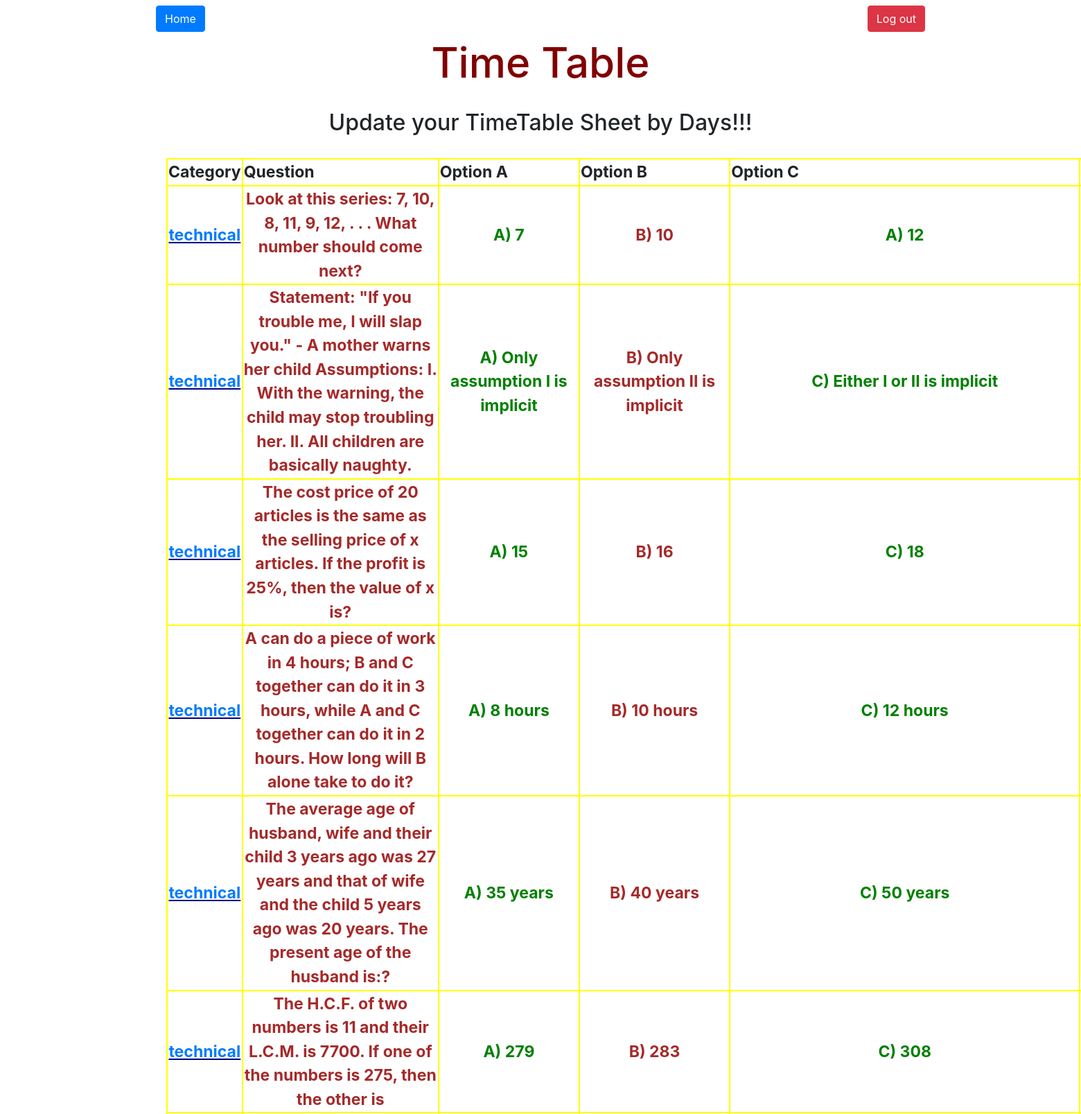
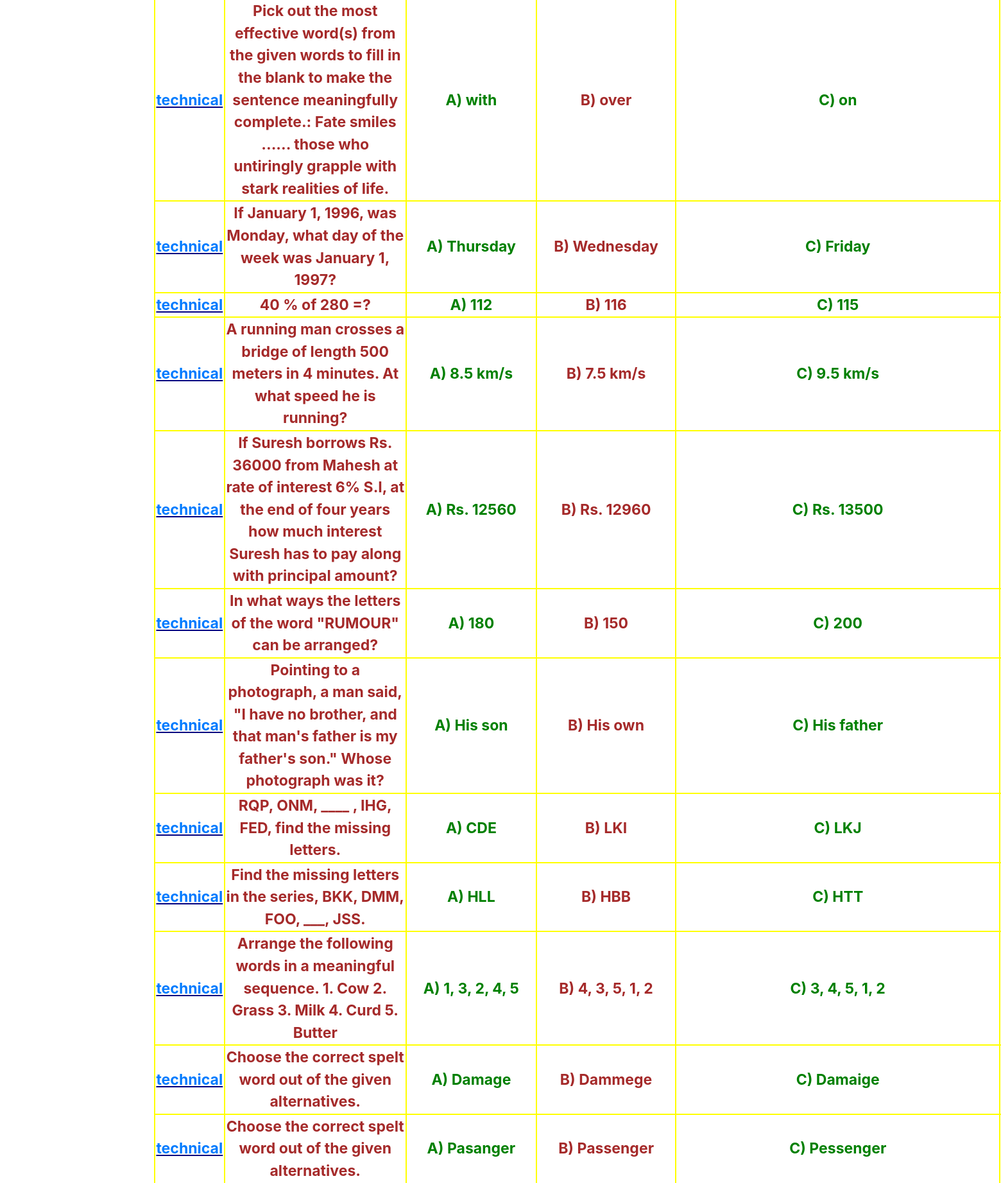
/Portal/ (signed in, upper part), run on the app's committed database (2 pictures, top to bottom).
### Portal/models.py (models this page shows, shortened)
class Questions(models.Model):
    CAT_CHOICES = (
    ('technical','Technical'),
    ('aptitude','aptitude'),
    )
    question = models.TextField(max_length = 300)
    optiona = models.TextField(max_length = 100)
    optionb = models.TextField(max_length = 100)
    optionc = models.TextField(max_length = 100)
    optiond = models.TextField(max_length = 100)
    answer = models.TextField(max_length = 100)
    category = models.CharField(max_length=20, choices = CAT_CHOICES,default='Technical')
    class Meta:
        ordering = ('-category',)

### Portal/views.py (the view)
class QuestionList(ListView):
    context_object_name = 'ques'
    model = Questions
    template_name = 'Portal/list.html'

### Portal/templates/Portal/list.html (shortened to what this page needs)
{% extends "base.html" %}
{% block content %}
<div class="container" align="center">
    <marquee><h1 style="font-size:60px;">Time Table</h1></marquee>
    <br>
    <h2>Update your TimeTable Sheet by Days!!! </h2>
    <br>
    <table border="3" cellspacing="3">
        <thead>
            <tr>
                <th>Category</th>
                <th>Question</th>
                <th>Option A</th>
                <th>Option B</th>
                <th>Option C</th>
            </tr>
        </thead>
        {% for Q in ques %}
        <tr>
            <td align="center" ><font color="#000080" ><b><u><a href="{{ q.id }}">{{Q.category}}</a></b></font></td>
            <td align="center"><font color="brown"><b>{{Q.question}}</b></font></td>
            <td align="center"><font color="green"><b>{{Q.optiona}}</b></font></td>
            <td align="center"><font color="brown"><b>{{Q.optionb}}</b></font></td>
             <td align="center"><font color="green"><b>{{Q.optionc}}</b></font></td>
        </tr>
        {% endfor %}
    </table>
</div>
{% endblock %}

### Portal/templates/Portal/list.html (style rules this page uses)
table, th, td { border: 2px solid yellow;font-size:120%; }
h1 { color: #800000; }

### data on the page
Questions: category "technical", question "Look at this series: 7, 10, 8, 11, 9, 12, . . . What number should come next?", optiona "A) 7", optionb "B) 10", optionc "A) 12"
Questions: category "technical", question "Statement: \"If you trouble me, I will slap you.\" - A mother warns her child Assumptions: I. With the warning, the child may stop troubling her. II. All children are basically naughty.", optiona "A) Only assumption I is implicit", optionb "B) Only assumption II is implicit", optionc "C) Either I or II is implicit"
Questions: category "technical", question "The cost price of 20 articles is the same as the selling price of x articles. If the profit is 25%, then the value of x is?", optiona "A) 15", optionb "B) 16", optionc "C) 18"
Questions: category "technical", question "A can do a piece of work in 4 hours; B and C together can do it in 3 hours, while A and C together can do it in 2 hours. How long will B alone take to do it?", optiona "A) 8 hours", optionb "B) 10 hours", optionc "C) 12 hours"
Questions: category "technical", question "The average age of husband, wife and their child 3 years ago was 27 years and that of wife and the child 5 years ago was 20 years. The present age of the husband is:?", optiona "A) 35 years", optionb "B) 40 years", optionc "C) 50 years"
Questions: category "technical", question "The H.C.F. of two numbers is 11 and their L.C.M. is 7700. If one of the numbers is 275, then the other is", optiona "A) 279", optionb "B) 283", optionc "C) 308"
Questions: category "technical", question "Pick out the most effective word(s) from the given words to fill in the blank to make the sentence meaningfully complete.: Fate smiles ...... those who untiringly grapple with stark realities of life.", optiona "A) with", optionb "B) over", optionc "C) on"
Questions: category "technical", question "If January 1, 1996, was Monday, what day of the week was January 1, 1997?", optiona "A) Thursday", optionb "B) Wednesday", optionc "C) Friday"
Questions: category "technical", question "40 % of 280 =?", optiona "A) 112", optionb "B) 116", optionc "C) 115"
Questions: category "technical", question "A running man crosses a bridge of length 500 meters in 4 minutes. At what speed he is running?", optiona "A) 8.5 km/s", optionb "B) 7.5 km/s", optionc "C) 9.5 km/s"
Questions: category "technical", question "If Suresh borrows Rs. 36000 from Mahesh at rate of interest 6% S.I, at the end of four years how much interest Suresh has to pay along with principal amount?", optiona "A) Rs. 12560", optionb "B) Rs. 12960", optionc "C) Rs. 13500"
Questions: category "technical", question "In what ways the letters of the word \"RUMOUR\" can be arranged?", optiona "A) 180", optionb "B) 150", optionc "C) 200"
Questions: category "technical", question "Pointing to a photograph, a man said, \"I have no brother, and that man's father is my father's son.\" Whose photograph was it?", optiona "A) His son", optionb "B) His own", optionc "C) His father"
Questions: category "technical", question "RQP, ONM, ____ , IHG, FED, find the missing letters.", optiona "A) CDE", optionb "B) LKI", optionc "C) LKJ"
Questions: category "technical", question "Find the missing letters in the series, BKK, DMM, FOO, ___, JSS.", optiona "A) HLL", optionb "B) HBB", optionc "C) HTT"
Questions: category "technical", question "Arrange the following words in a meaningful sequence. 1. Cow 2. Grass 3. Milk 4. Curd 5. Butter", optiona "A) 1, 3, 2, 4, 5", optionb "B) 4, 3, 5, 1, 2", optionc "C) 3, 4, 5, 1, 2"
Questions: category "technical", question "Choose the correct spelt word out of the given alternatives.", optiona "A) Damage", optionb "B) Dammege", optionc "C) Damaige"
Questions: category "technical", question "Choose the correct spelt word out of the given alternatives.", optiona "A) Pasanger", optionb "B) Passenger", optionc "C) Pessenger"
